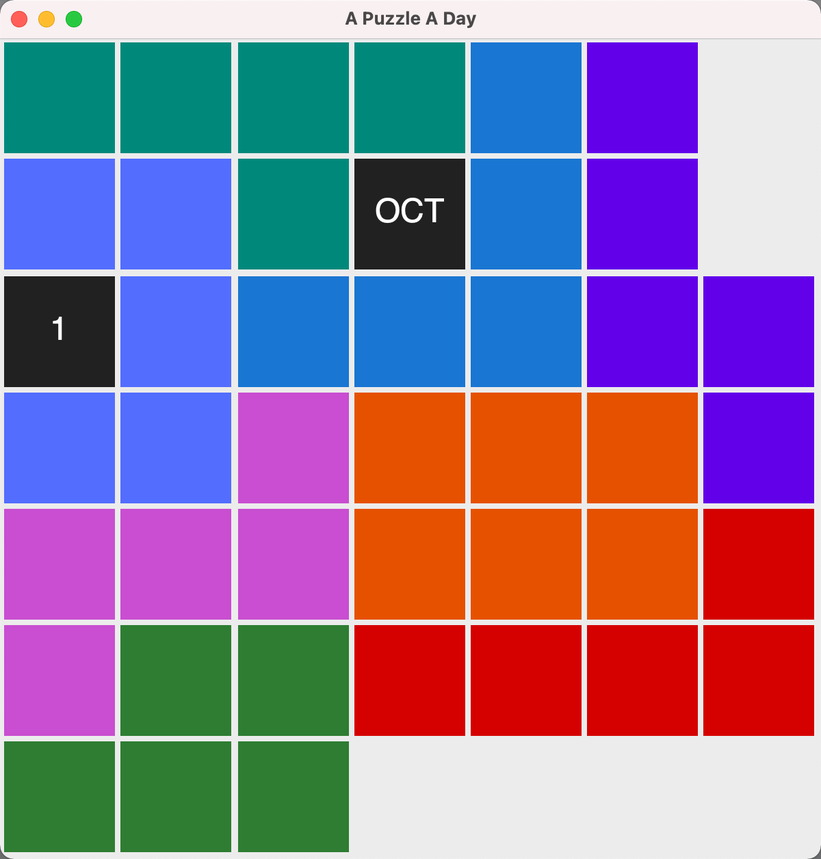
#> input picture code/NationalHoliday/10-01.png, 821 x 859 px, shrunk from 1200 x 1256 before the run
$ python opencv_extend_border.py
#> lines starting #> are read from the running program, lines starting #| are printed output that depends on the picture
# -*- coding: utf-8 -*-

import cv2

if __name__ == '__main__':
    img = cv2.imread("NationalHoliday/10-01.png")
#> img is the input picture: shape (859, 821, 3); mean B, G, R 154.6, 118.4, 143
    img = cv2.copyMakeBorder(img, 10, 10, 10, 10, cv2.BORDER_CONSTANT, value=[255, 255, 255])
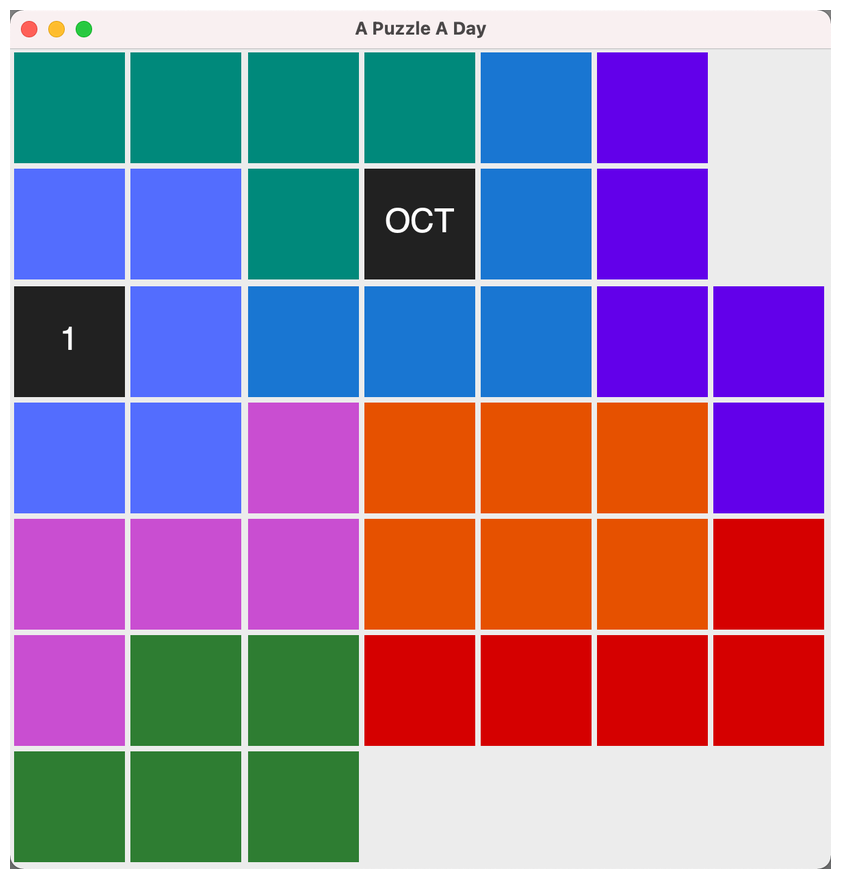
#> img: shape (879, 841, 3); mean B, G, R 159.2, 124.7, 148.1
    cv2.imshow("Extend Border Image", img)

    key = cv2.waitKey(0)
#> (key Esc is pressed here)
    # 按 q 键则直接退出
    if key == 27:
        cv2.destroyAllWindows()
    # 按 s 键则保存退出
    elif key == ord('s'):
        cv2.imwrite("extend_border.png", img)
        cv2.destroyAllWindows()

$ run again, with code/NationalHoliday/10-02.png copied over code/NationalHoliday/10-01.png
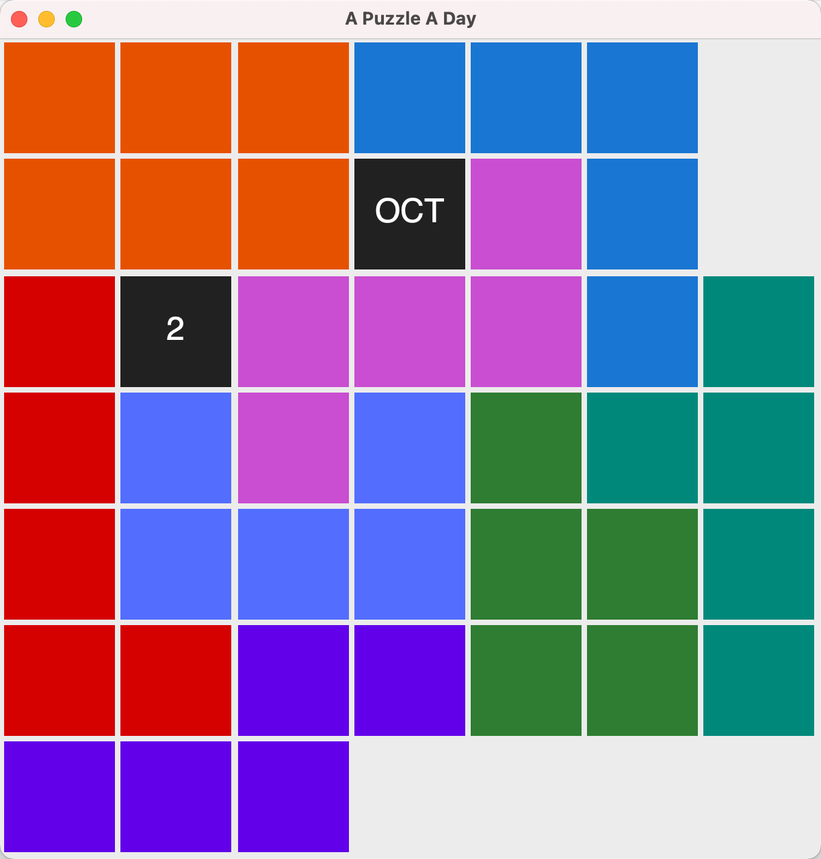
#> input picture code/NationalHoliday/10-02.png, 821 x 859 px, shrunk from 1200 x 1256 before the run
#> img is the input picture: shape (859, 821, 3); mean B, G, R 154.6, 118.5, 143
#> `img = cv2.copyMakeBorder(img, 10, 10, 10, 10, cv2.BORDER_CONSTANT, val..`:
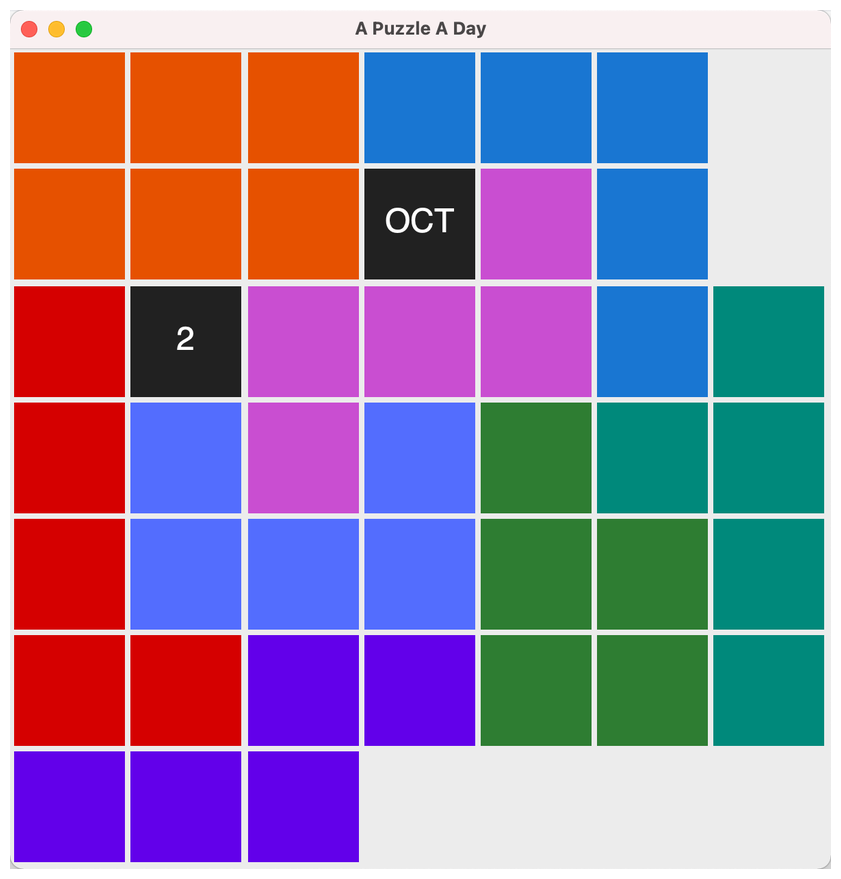
#> img: shape (879, 841, 3); mean B, G, R 159.3, 124.7, 148.2

$ run again, with code/NationalHoliday/10-03.png copied over code/NationalHoliday/10-01.png
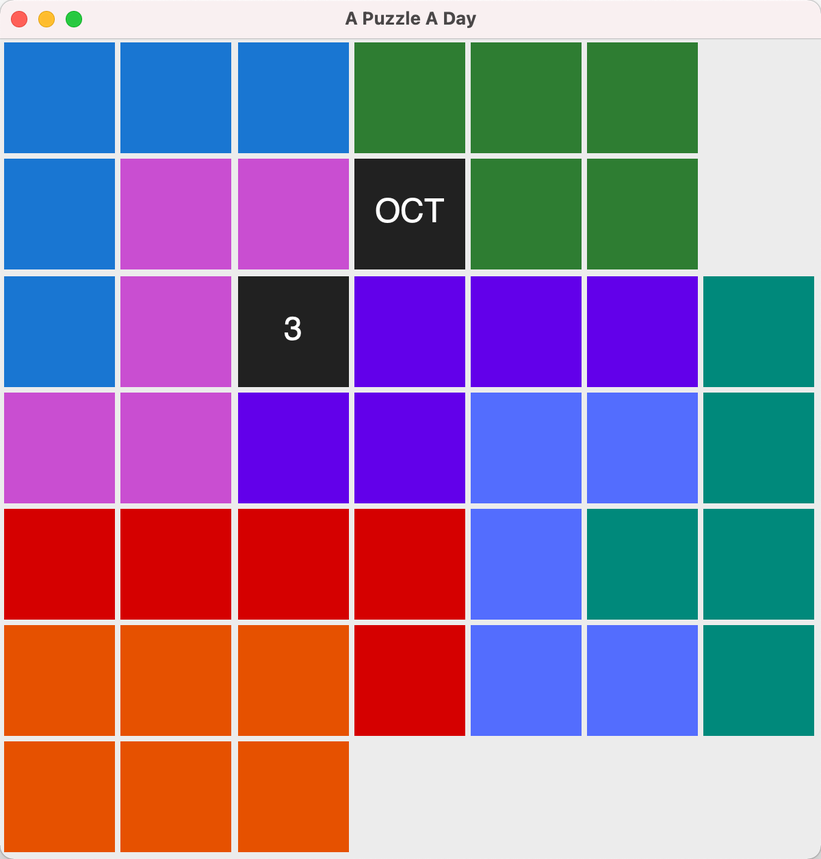
#> input picture code/NationalHoliday/10-03.png, 821 x 859 px, shrunk from 1200 x 1256 before the run
#> img is the input picture: shape (859, 821, 3); mean B, G, R 154.6, 118.5, 143
#> `img = cv2.copyMakeBorder(img, 10, 10, 10, 10, cv2.BORDER_CONSTANT, val..`:
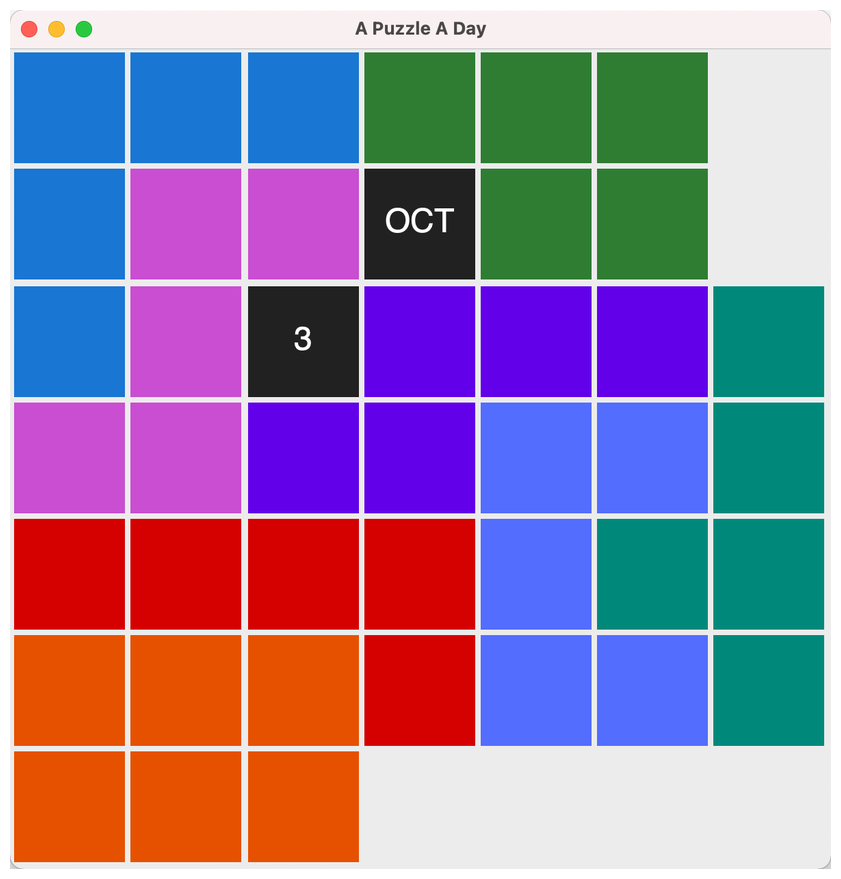
#> img: shape (879, 841, 3); mean B, G, R 159.3, 124.8, 148.2

$ run again, with code/NationalHoliday/10-04.png copied over code/NationalHoliday/10-01.png
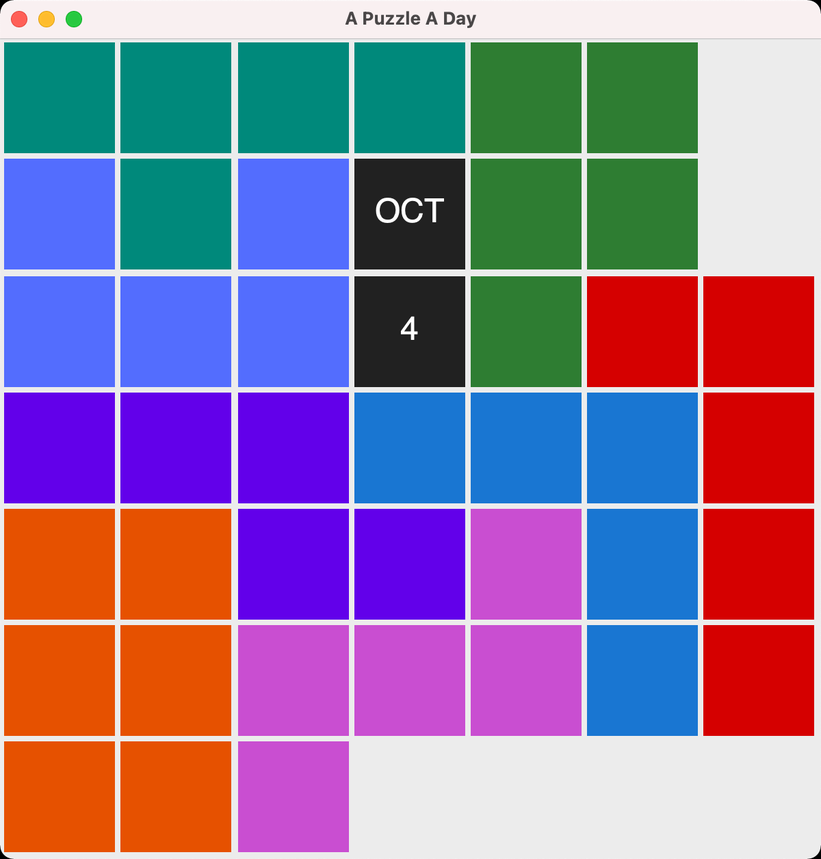
#> input picture code/NationalHoliday/10-04.png, 821 x 859 px, shrunk from 1200 x 1256 before the run
#> img is the input picture: shape (859, 821, 3); mean B, G, R 154.6, 118.4, 143
#> `img = cv2.copyMakeBorder(img, 10, 10, 10, 10, cv2.BORDER_CONSTANT, val..`:
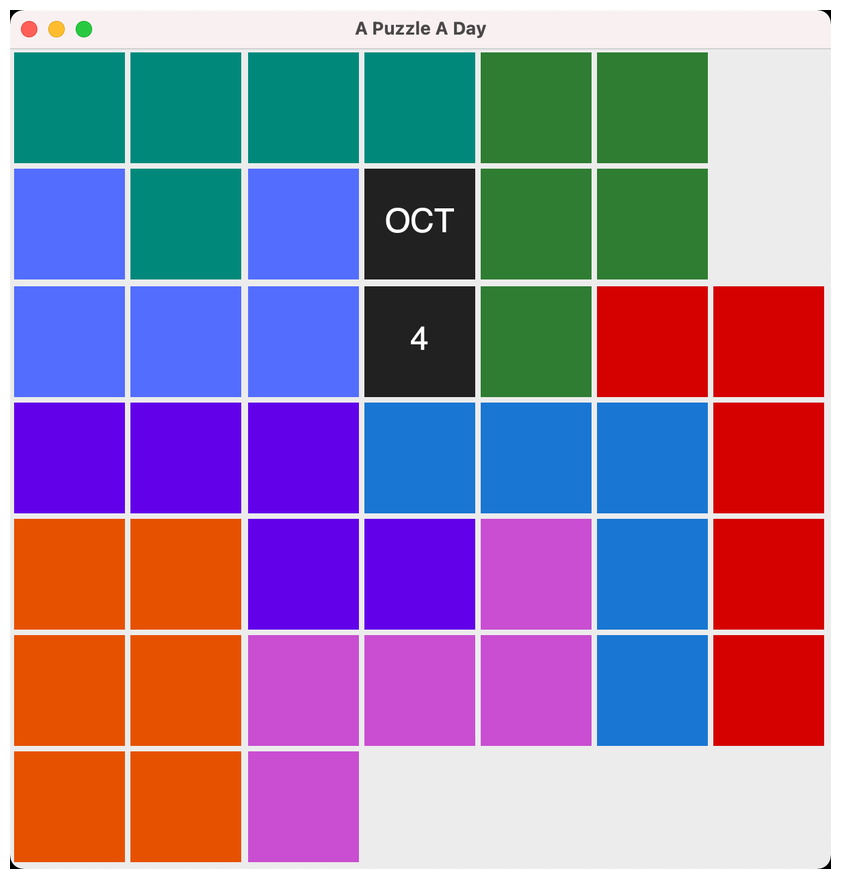
#> img: shape (879, 841, 3); mean B, G, R 159.2, 124.7, 148.1
